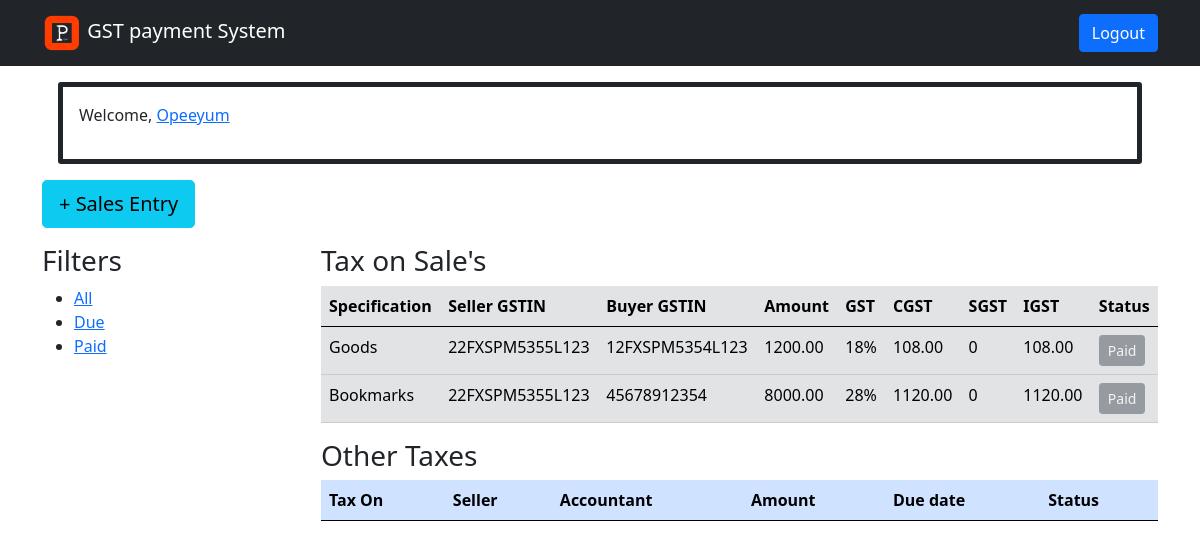
The page /filter_entry/?q=is_paid (signed in) on the database its author committed.
### users/models.py (models this page shows)
class CustomUser(AbstractUser):
    USER_TYPE = (
        ('TP', 'Tax Payer'),
        ('TA', 'Tax Accountant'),
    )
    user_type = models.CharField("Role", max_length=2, choices=USER_TYPE, default='TP')
    gst_num = models.CharField("GSTIN", max_length=15)

### gstrepayment/models.py (models this page shows, shortened)
class Entry(models.Model):
    seller = models.ForeignKey(CustomUser, on_delete = models.CASCADE, verbose_name = "Seller")
    sale_item = models.CharField("Sale Item", max_length=100, default="Goods")
    buyer = models.CharField("Buyer GSTIN", max_length=15)
    amount = models.DecimalField("Amt. with GST", decimal_places=2, max_digits=10)
    is_paid = models.BooleanField(default=False)
    today_date = now().replace(hour=0, minute=0, second=0, microsecond=0)
    due_date = models.DateField(default = today_date+timedelta(days=10))
    class GST_SLAB(models.IntegerChoices):
        TWO = 5
        THREE = 12
        FOUR = 18
        FIVE = 28
    gst_percent = models.IntegerField("GST Slab",choices= GST_SLAB.choices, default=18)
    @property
    def cgst(self):
        return (self.amount * self.gst_percent / 200)
    @property
    def igst(self):
        if self.seller.gst_num[:2] == self.buyer[:2]:
            return 0
        else:
            return (self.amount * self.gst_percent / 200)
    @property
    def sgst(self):
        if self.seller.gst_num[:2] == self.buyer[:2]:
            return (self.amount * self.gst_percent / 200)
        else:
            return 0

### gstrepayment/views.py (the view, shortened to what this page needs)
# urls.py: path("filter_entry/", views.filter_entry, name="filter_entry"),
@login_required
def filter_entry(request):
    q = request.GET.get('q')
    if request.user.is_superuser or request.user.user_type == 'TA':
        if q == "is_paid":
            entry_list = Entry.objects.filter(is_paid=True).all()
            other_tax_list = OtherTaxes.objects.filter(is_paid=True).all()
        elif q == "is_due":
            today_date = now().replace(hour=0, minute=0, second=0, microsecond=0)
            entry_list = Entry.objects.filter(
                is_paid=False,
                due_date__lte = today_date,
                ).all()
            other_tax_list = OtherTaxes.objects.filter(
                is_paid=False,
                due_date__lte = today_date,
                ).all()
    else:
        if q == "is_paid":
            entry_list = Entry.objects.filter(
                seller__id = request.user.id,
                is_paid=True,
                ).all()
            other_tax_list = OtherTaxes.objects.filter(
                tax_payer__id = request.user.id,
                is_paid=True,
                ).all()
    context = {
        "entries": entry_list,
        "other_entries": other_tax_list,
        "q":q,
        }
    return render(request, 'gstrepayment/home.html', context)

### gstrepayment/templates/gstrepayment/home.html (shortened to what this page needs)
{% extends 'main.html' %}
{% block content %}
{% if request.user.is_authenticated %}
<div class="border border-dark border-5 rounded-1 m-3 p-3">
  <p>Welcome, <a href="{% url 'edit_user' request.user.id%}">{{request.user.username | title}}</a></p>
</div>
<div class="d-flex justify-content-sm-between">
    {% if request.user.user_type  == "TA" or request.user.is_superuser %}
    <a href="{% url 'add_other_tax' %}" class="btn btn-info btn-lg mb-3"> + Other tax</a>
    {% else%}
    <a href="{% url 'add_entry' %}" class="btn btn-info btn-lg mb-3"> + Sales Entry</a>
    {% endif %}
</div>
<div class="entry-container">
    <div>
        {% include 'gstrepayment/filter.html' %}
    </div>
    <div>
        {% include 'gstrepayment/show_entry.html' %}
    </div>
</div>
{% endif %}
{% endblock content %}

### gstrepayment/templates/gstrepayment/show_entry.html (shortened to what this page needs)
<h3>Tax on Sale's</h3>
<table class="table table-secondary table-hover ">
    <thead>
        <tr>
            <th>Specification</th>
            <th>Seller GSTIN</th>
            <th>Buyer GSTIN</th>
            <th>Amount</th>
            <th>GST</th>
            <th>CGST</th>
            <th>SGST</th>
            <th>IGST</th>
            <th>Status</th>
        </tr>
    </thead>
    <tbody>
        {% for entry in entries %}
            <tr>
                <td>{{entry.sale_item | capfirst}}</td>
                <td>{{entry.seller.gst_num}}</td>
                <td>{{entry.buyer | upper}}</td>
                <td>{{entry.amount}}</td>
                <td>{{entry.gst_percent}}%</td>
                <td>{{entry.cgst}}</td>
                <td>{{entry.sgst}}</td>
                <td>{{entry.igst}}</td>
                {% if entry.is_paid %}
                <td>
                    <button type="button" class="btn btn-secondary btn-sm" disabled>Paid</button>
                </td>
                {% else %}
                <td class="d-flex">
                    <a href="{% url 'edit_entry' entry.id %}" class="btn btn-primary btn-sm">Edit</a>
                    <a href="{% url 'delete_entry' entry.id %}" class="btn btn-danger btn-sm">Delete</a>
                    <a href="{% url 'pay_sales_tax' entry.id %}" class="btn btn-success btn-sm">Pay</a>
                </td>
                {% endif %}
            </tr>
            {% endfor %}
    </tbody>
</table>
<h3>Other Taxes</h3>
<table class="table table-primary table-hover">
    <thead>
        <tr>
            <th>Tax On</th>
            <th>Seller</th>
            <th>Accountant</th>
            <th>Amount</th>
            <th>Due date</th>
            <th>Status</th>
        </tr>
    </thead>
</table>

### gstrepayment/templates/gstrepayment/home.html (style rules this page uses)
.entry-container { display: grid; grid-template-columns: 1fr 3fr; }

### rows shown on the page
CustomUser: user.username "Opeeyum"
Entry: sale_item "Goods", seller.gst_num "22FXSPM5355L123", buyer "12FXSPM5354L123", amount "1200.00", gst_percent "18", cgst "108.00", sgst "0", igst "108.00", is_paid "Paid"
Entry: sale_item "Bookmarks", seller.gst_num "22FXSPM5355L123", buyer "45678912354", amount "8000.00", gst_percent "28", cgst "1120.00", sgst "0", igst "1120.00", is_paid "Paid"
